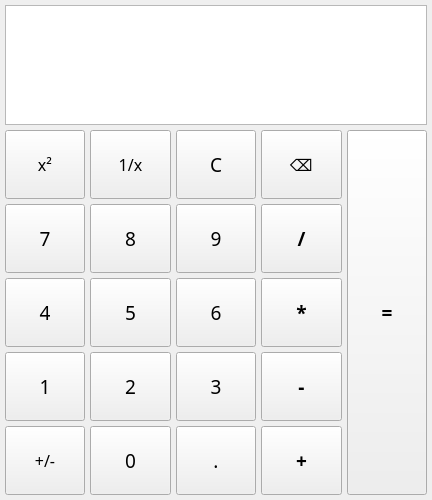
<?xml version="1.0" encoding="UTF-8"?>
<ui version="4.0">
 <class>MainWindow</class>
 <widget class="QMainWindow" name="MainWindow">
  <property name="geometry">
   <rect>
    <x>0</x>
    <y>0</y>
    <width>432</width>
    <height>500</height>
   </rect>
  </property>
  <property name="windowTitle">
   <string>Calculator</string>
  </property>
  <widget class="QWidget" name="centralwidget">
   <layout class="QVBoxLayout" name="verticalLayout">
    <property name="spacing">
     <number>5</number>
    </property>
    <property name="leftMargin">
     <number>5</number>
    </property>
    <property name="topMargin">
     <number>5</number>
    </property>
    <property name="rightMargin">
     <number>5</number>
    </property>
    <property name="bottomMargin">
     <number>5</number>
    </property>
    <item>
     <widget class="QTextEdit" name="outTextEdit">
      <property name="minimumSize">
       <size>
        <width>0</width>
        <height>80</height>
       </size>
      </property>
      <property name="maximumSize">
       <size>
        <width>16777215</width>
        <height>120</height>
       </size>
      </property>
      <property name="font">
       <font>
        <family>JetBrains Mono</family>
        <pointsize>30</pointsize>
       </font>
      </property>
      <property name="verticalScrollBarPolicy">
       <enum>Qt::ScrollBarPolicy::ScrollBarAlwaysOff</enum>
      </property>
      <property name="horizontalScrollBarPolicy">
       <enum>Qt::ScrollBarPolicy::ScrollBarAsNeeded</enum>
      </property>
      <property name="readOnly">
       <bool>true</bool>
      </property>
     </widget>
    </item>
    <item>
     <layout class="QGridLayout" name="gridLayout">
      <property name="spacing">
       <number>5</number>
      </property>
      <item row="3" column="1">
       <widget class="QPushButton" name="btn2">
        <property name="sizePolicy">
         <sizepolicy hsizetype="Expanding" vsizetype="Expanding">
          <horstretch>1</horstretch>
          <verstretch>1</verstretch>
         </sizepolicy>
        </property>
        <property name="font">
         <font>
          <family>JetBrains Mono</family>
          <pointsize>14</pointsize>
         </font>
        </property>
        <property name="text">
         <string>2</string>
        </property>
       </widget>
      </item>
      <item row="1" column="3">
       <widget class="QPushButton" name="divBtn">
        <property name="sizePolicy">
         <sizepolicy hsizetype="Expanding" vsizetype="Expanding">
          <horstretch>1</horstretch>
          <verstretch>1</verstretch>
         </sizepolicy>
        </property>
        <property name="font">
         <font>
          <family>JetBrains Mono</family>
          <pointsize>14</pointsize>
          <bold>true</bold>
         </font>
        </property>
        <property name="text">
         <string>/</string>
        </property>
       </widget>
      </item>
      <item row="1" column="2">
       <widget class="QPushButton" name="btn9">
        <property name="sizePolicy">
         <sizepolicy hsizetype="Expanding" vsizetype="Expanding">
          <horstretch>1</horstretch>
          <verstretch>1</verstretch>
         </sizepolicy>
        </property>
        <property name="font">
         <font>
          <family>JetBrains Mono</family>
          <pointsize>14</pointsize>
         </font>
        </property>
        <property name="text">
         <string>9</string>
        </property>
       </widget>
      </item>
      <item row="2" column="3">
       <widget class="QPushButton" name="multiplyBtn">
        <property name="sizePolicy">
         <sizepolicy hsizetype="Expanding" vsizetype="Expanding">
          <horstretch>1</horstretch>
          <verstretch>1</verstretch>
         </sizepolicy>
        </property>
        <property name="font">
         <font>
          <family>JetBrains Mono</family>
          <pointsize>14</pointsize>
          <bold>true</bold>
         </font>
        </property>
        <property name="text">
         <string>*</string>
        </property>
       </widget>
      </item>
      <item row="3" column="0">
       <widget class="QPushButton" name="btn1">
        <property name="sizePolicy">
         <sizepolicy hsizetype="Expanding" vsizetype="Expanding">
          <horstretch>1</horstretch>
          <verstretch>1</verstretch>
         </sizepolicy>
        </property>
        <property name="font">
         <font>
          <family>JetBrains Mono</family>
          <pointsize>14</pointsize>
         </font>
        </property>
        <property name="text">
         <string>1</string>
        </property>
       </widget>
      </item>
      <item row="0" column="5" rowspan="5">
       <widget class="QPushButton" name="btnEqual">
        <property name="sizePolicy">
         <sizepolicy hsizetype="Expanding" vsizetype="Expanding">
          <horstretch>1</horstretch>
          <verstretch>1</verstretch>
         </sizepolicy>
        </property>
        <property name="font">
         <font>
          <family>JetBrains Mono</family>
          <pointsize>14</pointsize>
          <bold>true</bold>
         </font>
        </property>
        <property name="text">
         <string>=</string>
        </property>
       </widget>
      </item>
      <item row="1" column="0">
       <widget class="QPushButton" name="btn7">
        <property name="sizePolicy">
         <sizepolicy hsizetype="Expanding" vsizetype="Expanding">
          <horstretch>1</horstretch>
          <verstretch>1</verstretch>
         </sizepolicy>
        </property>
        <property name="font">
         <font>
          <family>JetBrains Mono</family>
          <pointsize>14</pointsize>
         </font>
        </property>
        <property name="text">
         <string>7</string>
        </property>
       </widget>
      </item>
      <item row="3" column="3">
       <widget class="QPushButton" name="minusBtn">
        <property name="sizePolicy">
         <sizepolicy hsizetype="Expanding" vsizetype="Expanding">
          <horstretch>1</horstretch>
          <verstretch>1</verstretch>
         </sizepolicy>
        </property>
        <property name="font">
         <font>
          <family>JetBrains Mono</family>
          <pointsize>14</pointsize>
          <bold>true</bold>
         </font>
        </property>
        <property name="text">
         <string>-</string>
        </property>
       </widget>
      </item>
      <item row="4" column="2">
       <widget class="QPushButton" name="commaBtn">
        <property name="sizePolicy">
         <sizepolicy hsizetype="Expanding" vsizetype="Expanding">
          <horstretch>1</horstretch>
          <verstretch>1</verstretch>
         </sizepolicy>
        </property>
        <property name="font">
         <font>
          <family>JetBrains Mono</family>
          <pointsize>14</pointsize>
         </font>
        </property>
        <property name="text">
         <string>.</string>
        </property>
       </widget>
      </item>
      <item row="1" column="1">
       <widget class="QPushButton" name="btn8">
        <property name="sizePolicy">
         <sizepolicy hsizetype="Expanding" vsizetype="Expanding">
          <horstretch>1</horstretch>
          <verstretch>1</verstretch>
         </sizepolicy>
        </property>
        <property name="font">
         <font>
          <family>JetBrains Mono</family>
          <pointsize>14</pointsize>
         </font>
        </property>
        <property name="text">
         <string>8</string>
        </property>
       </widget>
      </item>
      <item row="2" column="1">
       <widget class="QPushButton" name="btn5">
        <property name="sizePolicy">
         <sizepolicy hsizetype="Expanding" vsizetype="Expanding">
          <horstretch>1</horstretch>
          <verstretch>1</verstretch>
         </sizepolicy>
        </property>
        <property name="font">
         <font>
          <family>JetBrains Mono</family>
          <pointsize>14</pointsize>
         </font>
        </property>
        <property name="text">
         <string>5</string>
        </property>
       </widget>
      </item>
      <item row="2" column="2">
       <widget class="QPushButton" name="btn6">
        <property name="sizePolicy">
         <sizepolicy hsizetype="Expanding" vsizetype="Expanding">
          <horstretch>1</horstretch>
          <verstretch>1</verstretch>
         </sizepolicy>
        </property>
        <property name="font">
         <font>
          <family>JetBrains Mono</family>
          <pointsize>14</pointsize>
         </font>
        </property>
        <property name="text">
         <string>6</string>
        </property>
       </widget>
      </item>
      <item row="2" column="0">
       <widget class="QPushButton" name="btn4">
        <property name="sizePolicy">
         <sizepolicy hsizetype="Expanding" vsizetype="Expanding">
          <horstretch>1</horstretch>
          <verstretch>1</verstretch>
         </sizepolicy>
        </property>
        <property name="font">
         <font>
          <family>JetBrains Mono</family>
          <pointsize>14</pointsize>
         </font>
        </property>
        <property name="text">
         <string>4</string>
        </property>
       </widget>
      </item>
      <item row="4" column="1">
       <widget class="QPushButton" name="btn0">
        <property name="sizePolicy">
         <sizepolicy hsizetype="Expanding" vsizetype="Expanding">
          <horstretch>1</horstretch>
          <verstretch>1</verstretch>
         </sizepolicy>
        </property>
        <property name="font">
         <font>
          <family>JetBrains Mono</family>
          <pointsize>14</pointsize>
         </font>
        </property>
        <property name="text">
         <string>0</string>
        </property>
       </widget>
      </item>
      <item row="4" column="3">
       <widget class="QPushButton" name="plusBtn">
        <property name="sizePolicy">
         <sizepolicy hsizetype="Expanding" vsizetype="Expanding">
          <horstretch>1</horstretch>
          <verstretch>1</verstretch>
         </sizepolicy>
        </property>
        <property name="font">
         <font>
          <family>JetBrains Mono</family>
          <pointsize>14</pointsize>
          <bold>true</bold>
         </font>
        </property>
        <property name="text">
         <string>+</string>
        </property>
       </widget>
      </item>
      <item row="3" column="2">
       <widget class="QPushButton" name="btn3">
        <property name="sizePolicy">
         <sizepolicy hsizetype="Expanding" vsizetype="Expanding">
          <horstretch>1</horstretch>
          <verstretch>1</verstretch>
         </sizepolicy>
        </property>
        <property name="font">
         <font>
          <family>JetBrains Mono</family>
          <pointsize>14</pointsize>
         </font>
        </property>
        <property name="text">
         <string>3</string>
        </property>
       </widget>
      </item>
      <item row="4" column="0">
       <widget class="QPushButton" name="btn_unar_minus">
        <property name="sizePolicy">
         <sizepolicy hsizetype="Expanding" vsizetype="Expanding">
          <horstretch>1</horstretch>
          <verstretch>1</verstretch>
         </sizepolicy>
        </property>
        <property name="font">
         <font>
          <family>JetBrains Mono</family>
          <pointsize>12</pointsize>
         </font>
        </property>
        <property name="text">
         <string>+/-</string>
        </property>
       </widget>
      </item>
      <item row="0" column="0">
       <widget class="QPushButton" name="btnXsqr">
        <property name="sizePolicy">
         <sizepolicy hsizetype="Expanding" vsizetype="Expanding">
          <horstretch>1</horstretch>
          <verstretch>1</verstretch>
         </sizepolicy>
        </property>
        <property name="font">
         <font>
          <family>JetBrains Mono</family>
          <pointsize>12</pointsize>
         </font>
        </property>
        <property name="text">
         <string>x²</string>
        </property>
       </widget>
      </item>
      <item row="0" column="1">
       <widget class="QPushButton" name="btn1divx">
        <property name="sizePolicy">
         <sizepolicy hsizetype="Expanding" vsizetype="Expanding">
          <horstretch>1</horstretch>
          <verstretch>1</verstretch>
         </sizepolicy>
        </property>
        <property name="font">
         <font>
          <family>JetBrains Mono</family>
          <pointsize>12</pointsize>
         </font>
        </property>
        <property name="text">
         <string>1/x</string>
        </property>
       </widget>
      </item>
      <item row="0" column="2">
       <widget class="QPushButton" name="clearBtn">
        <property name="sizePolicy">
         <sizepolicy hsizetype="Expanding" vsizetype="Expanding">
          <horstretch>1</horstretch>
          <verstretch>1</verstretch>
         </sizepolicy>
        </property>
        <property name="font">
         <font>
          <family>JetBrains Mono</family>
          <pointsize>14</pointsize>
         </font>
        </property>
        <property name="text">
         <string>C</string>
        </property>
       </widget>
      </item>
      <item row="0" column="3">
       <widget class="QPushButton" name="backspaceBtn">
        <property name="sizePolicy">
         <sizepolicy hsizetype="Expanding" vsizetype="Expanding">
          <horstretch>1</horstretch>
          <verstretch>1</verstretch>
         </sizepolicy>
        </property>
        <property name="font">
         <font>
          <family>JetBrains Mono</family>
          <pointsize>12</pointsize>
         </font>
        </property>
        <property name="text">
         <string>⌫</string>
        </property>
       </widget>
      </item>
     </layout>
    </item>
   </layout>
  </widget>
 </widget>
 <resources/>
 <connections/>
</ui>
